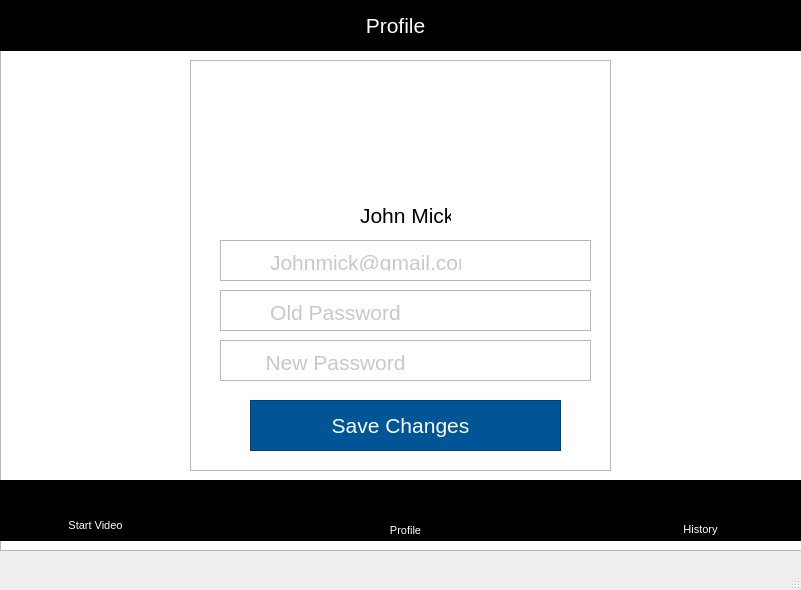
<?xml version="1.0" encoding="UTF-8"?>
<ui version="4.0">
 <class>MainWindow</class>
 <widget class="QMainWindow" name="MainWindow">
  <property name="geometry">
   <rect>
    <x>0</x>
    <y>0</y>
    <width>801</width>
    <height>590</height>
   </rect>
  </property>
  <property name="windowTitle">
   <string>MainWindow</string>
  </property>
  <widget class="QWidget" name="centralwidget">
   <widget class="QGraphicsView" name="BG">
    <property name="geometry">
     <rect>
      <x>0</x>
      <y>-20</y>
      <width>831</width>
      <height>571</height>
     </rect>
    </property>
   </widget>
   <widget class="QGraphicsView" name="TopMenuBar">
    <property name="geometry">
     <rect>
      <x>0</x>
      <y>0</y>
      <width>801</width>
      <height>51</height>
     </rect>
    </property>
    <property name="styleSheet">
     <string notr="true">background-color: #000000;</string>
    </property>
   </widget>
   <widget class="QLabel" name="History">
    <property name="geometry">
     <rect>
      <x>350</x>
      <y>10</y>
      <width>91</width>
      <height>31</height>
     </rect>
    </property>
    <property name="font">
     <font>
      <pointsize>16</pointsize>
      <weight>50</weight>
      <bold>false</bold>
     </font>
    </property>
    <property name="styleSheet">
     <string notr="true">QLabel* pLabel = new QLabel;
pLabel-&gt;setStyleSheet(&quot;QLabel { background-color : red; color : blue; }&quot;);</string>
    </property>
    <property name="text">
     <string>&lt;html&gt;&lt;head/&gt;&lt;body&gt;&lt;p&gt;&lt;span style=&quot; color:#ffffff;&quot;&gt;Profile&lt;/span&gt;&lt;/p&gt;&lt;/body&gt;&lt;/html&gt;</string>
    </property>
    <property name="alignment">
     <set>Qt::AlignCenter</set>
    </property>
   </widget>
   <widget class="QGraphicsView" name="ButtomMenuBar">
    <property name="geometry">
     <rect>
      <x>0</x>
      <y>480</y>
      <width>801</width>
      <height>61</height>
     </rect>
    </property>
    <property name="styleSheet">
     <string notr="true">background-color: #000000;</string>
    </property>
   </widget>
   <widget class="QLabel" name="VideoStart">
    <property name="geometry">
     <rect>
      <x>60</x>
      <y>510</y>
      <width>71</width>
      <height>31</height>
     </rect>
    </property>
    <property name="font">
     <font>
      <pointsize>8</pointsize>
      <weight>50</weight>
      <bold>false</bold>
     </font>
    </property>
    <property name="styleSheet">
     <string notr="true">QLabel* pLabel = new QLabel;
pLabel-&gt;setStyleSheet(&quot;QLabel { background-color : red; color : blue; }&quot;);</string>
    </property>
    <property name="text">
     <string>&lt;html&gt;&lt;head/&gt;&lt;body&gt;&lt;p&gt;&lt;span style=&quot; color:#ffffff;&quot;&gt;Start Video&lt;/span&gt;&lt;/p&gt;&lt;/body&gt;&lt;/html&gt;</string>
    </property>
    <property name="alignment">
     <set>Qt::AlignCenter</set>
    </property>
   </widget>
   <widget class="QLabel" name="label_11">
    <property name="geometry">
     <rect>
      <x>680</x>
      <y>490</y>
      <width>31</width>
      <height>31</height>
     </rect>
    </property>
    <property name="text">
     <string/>
    </property>
    <property name="pixmap">
     <pixmap>History.png</pixmap>
    </property>
    <property name="scaledContents">
     <bool>true</bool>
    </property>
   </widget>
   <widget class="QLabel" name="History_2">
    <property name="geometry">
     <rect>
      <x>680</x>
      <y>520</y>
      <width>41</width>
      <height>20</height>
     </rect>
    </property>
    <property name="font">
     <font>
      <pointsize>8</pointsize>
      <weight>50</weight>
      <bold>false</bold>
     </font>
    </property>
    <property name="styleSheet">
     <string notr="true">QLabel* pLabel = new QLabel;
pLabel-&gt;setStyleSheet(&quot;QLabel { background-color : red; color : blue; }&quot;);</string>
    </property>
    <property name="text">
     <string>&lt;html&gt;&lt;head/&gt;&lt;body&gt;&lt;p&gt;&lt;span style=&quot; color:#ffffff;&quot;&gt;History&lt;/span&gt;&lt;/p&gt;&lt;/body&gt;&lt;/html&gt;</string>
    </property>
    <property name="alignment">
     <set>Qt::AlignCenter</set>
    </property>
   </widget>
   <widget class="QLabel" name="label_2">
    <property name="geometry">
     <rect>
      <x>80</x>
      <y>480</y>
      <width>41</width>
      <height>41</height>
     </rect>
    </property>
    <property name="layoutDirection">
     <enum>Qt::LeftToRight</enum>
    </property>
    <property name="text">
     <string/>
    </property>
    <property name="pixmap">
     <pixmap>Camera.png</pixmap>
    </property>
    <property name="scaledContents">
     <bool>true</bool>
    </property>
   </widget>
   <widget class="QLabel" name="label_10">
    <property name="geometry">
     <rect>
      <x>390</x>
      <y>490</y>
      <width>31</width>
      <height>31</height>
     </rect>
    </property>
    <property name="text">
     <string/>
    </property>
    <property name="pixmap">
     <pixmap>Profile.png</pixmap>
    </property>
    <property name="scaledContents">
     <bool>true</bool>
    </property>
   </widget>
   <widget class="QLabel" name="Profile">
    <property name="geometry">
     <rect>
      <x>380</x>
      <y>520</y>
      <width>51</width>
      <height>21</height>
     </rect>
    </property>
    <property name="font">
     <font>
      <pointsize>8</pointsize>
      <weight>50</weight>
      <bold>false</bold>
     </font>
    </property>
    <property name="styleSheet">
     <string notr="true">QLabel* pLabel = new QLabel;
pLabel-&gt;setStyleSheet(&quot;QLabel { background-color : red; color : blue; }&quot;);</string>
    </property>
    <property name="text">
     <string>&lt;html&gt;&lt;head/&gt;&lt;body&gt;&lt;p&gt;&lt;span style=&quot; color:#ffffff;&quot;&gt;Profile&lt;/span&gt;&lt;/p&gt;&lt;/body&gt;&lt;/html&gt;</string>
    </property>
    <property name="alignment">
     <set>Qt::AlignCenter</set>
    </property>
   </widget>
   <widget class="QGraphicsView" name="DialogBox">
    <property name="geometry">
     <rect>
      <x>190</x>
      <y>60</y>
      <width>421</width>
      <height>411</height>
     </rect>
    </property>
   </widget>
   <widget class="QLabel" name="Profie">
    <property name="geometry">
     <rect>
      <x>340</x>
      <y>70</y>
      <width>121</width>
      <height>121</height>
     </rect>
    </property>
    <property name="text">
     <string/>
    </property>
    <property name="pixmap">
     <pixmap>Group 19.png</pixmap>
    </property>
    <property name="scaledContents">
     <bool>true</bool>
    </property>
    <property name="wordWrap">
     <bool>false</bool>
    </property>
   </widget>
   <widget class="QLabel" name="JohnMick">
    <property name="geometry">
     <rect>
      <x>360</x>
      <y>200</y>
      <width>91</width>
      <height>31</height>
     </rect>
    </property>
    <property name="font">
     <font>
      <pointsize>16</pointsize>
      <weight>50</weight>
      <bold>false</bold>
     </font>
    </property>
    <property name="styleSheet">
     <string notr="true">QLabel* pLabel = new QLabel;
pLabel-&gt;setStyleSheet(&quot;QLabel { background-color : red; color : blue; }&quot;);</string>
    </property>
    <property name="text">
     <string>&lt;html&gt;&lt;head/&gt;&lt;body&gt;&lt;p&gt;&lt;span style=&quot; color:#000000;&quot;&gt;John Mick&lt;/span&gt;&lt;/p&gt;&lt;/body&gt;&lt;/html&gt;</string>
    </property>
    <property name="alignment">
     <set>Qt::AlignCenter</set>
    </property>
   </widget>
   <widget class="QGraphicsView" name="Email">
    <property name="geometry">
     <rect>
      <x>220</x>
      <y>240</y>
      <width>371</width>
      <height>41</height>
     </rect>
    </property>
   </widget>
   <widget class="QLabel" name="EmailIcon">
    <property name="geometry">
     <rect>
      <x>230</x>
      <y>250</y>
      <width>21</width>
      <height>21</height>
     </rect>
    </property>
    <property name="text">
     <string/>
    </property>
    <property name="pixmap">
     <pixmap>icons8_secured_letter_50px_2.png</pixmap>
    </property>
    <property name="scaledContents">
     <bool>true</bool>
    </property>
   </widget>
   <widget class="QLabel" name="Emailname">
    <property name="geometry">
     <rect>
      <x>270</x>
      <y>250</y>
      <width>191</width>
      <height>21</height>
     </rect>
    </property>
    <property name="font">
     <font>
      <pointsize>16</pointsize>
      <weight>50</weight>
      <bold>false</bold>
     </font>
    </property>
    <property name="styleSheet">
     <string notr="true">QLabel* pLabel = new QLabel;
pLabel-&gt;setStyleSheet(&quot;QLabel { background-color : red; color : blue; }&quot;);</string>
    </property>
    <property name="text">
     <string>&lt;html&gt;&lt;head/&gt;&lt;body&gt;&lt;p&gt;&lt;span style=&quot; color:#c8c8c8;&quot;&gt;Johnmick@gmail.com&lt;/span&gt;&lt;/p&gt;&lt;/body&gt;&lt;/html&gt;</string>
    </property>
    <property name="alignment">
     <set>Qt::AlignCenter</set>
    </property>
   </widget>
   <widget class="QGraphicsView" name="OldPass">
    <property name="geometry">
     <rect>
      <x>220</x>
      <y>290</y>
      <width>371</width>
      <height>41</height>
     </rect>
    </property>
   </widget>
   <widget class="QLabel" name="PassIcon">
    <property name="geometry">
     <rect>
      <x>230</x>
      <y>300</y>
      <width>21</width>
      <height>21</height>
     </rect>
    </property>
    <property name="text">
     <string/>
    </property>
    <property name="pixmap">
     <pixmap>icons8_password_50px.png</pixmap>
    </property>
    <property name="scaledContents">
     <bool>true</bool>
    </property>
   </widget>
   <widget class="QLabel" name="OldPass_2">
    <property name="geometry">
     <rect>
      <x>240</x>
      <y>300</y>
      <width>191</width>
      <height>21</height>
     </rect>
    </property>
    <property name="font">
     <font>
      <pointsize>16</pointsize>
      <weight>50</weight>
      <bold>false</bold>
     </font>
    </property>
    <property name="styleSheet">
     <string notr="true">QLabel* pLabel = new QLabel;
pLabel-&gt;setStyleSheet(&quot;QLabel { background-color : red; color : blue; }&quot;);</string>
    </property>
    <property name="text">
     <string>&lt;html&gt;&lt;head/&gt;&lt;body&gt;&lt;p&gt;&lt;span style=&quot; color:#c8c8c8;&quot;&gt;Old Password&lt;/span&gt;&lt;/p&gt;&lt;/body&gt;&lt;/html&gt;</string>
    </property>
    <property name="alignment">
     <set>Qt::AlignCenter</set>
    </property>
   </widget>
   <widget class="QGraphicsView" name="NewPass">
    <property name="geometry">
     <rect>
      <x>220</x>
      <y>340</y>
      <width>371</width>
      <height>41</height>
     </rect>
    </property>
   </widget>
   <widget class="QLabel" name="NewPass_2">
    <property name="geometry">
     <rect>
      <x>240</x>
      <y>350</y>
      <width>191</width>
      <height>21</height>
     </rect>
    </property>
    <property name="font">
     <font>
      <pointsize>16</pointsize>
      <weight>50</weight>
      <bold>false</bold>
     </font>
    </property>
    <property name="styleSheet">
     <string notr="true">QLabel* pLabel = new QLabel;
pLabel-&gt;setStyleSheet(&quot;QLabel { background-color : red; color : blue; }&quot;);</string>
    </property>
    <property name="text">
     <string>&lt;html&gt;&lt;head/&gt;&lt;body&gt;&lt;p&gt;&lt;span style=&quot; color:#c8c8c8;&quot;&gt;New Password&lt;/span&gt;&lt;/p&gt;&lt;/body&gt;&lt;/html&gt;</string>
    </property>
    <property name="alignment">
     <set>Qt::AlignCenter</set>
    </property>
   </widget>
   <widget class="QLabel" name="Passicon2">
    <property name="geometry">
     <rect>
      <x>230</x>
      <y>350</y>
      <width>21</width>
      <height>21</height>
     </rect>
    </property>
    <property name="text">
     <string/>
    </property>
    <property name="pixmap">
     <pixmap>icons8_password_50px.png</pixmap>
    </property>
    <property name="scaledContents">
     <bool>true</bool>
    </property>
   </widget>
   <widget class="QLabel" name="HidePassIcon">
    <property name="geometry">
     <rect>
      <x>550</x>
      <y>300</y>
      <width>31</width>
      <height>21</height>
     </rect>
    </property>
    <property name="text">
     <string/>
    </property>
    <property name="pixmap">
     <pixmap>icons8_hide_50px.png</pixmap>
    </property>
    <property name="scaledContents">
     <bool>true</bool>
    </property>
   </widget>
   <widget class="QLabel" name="label_6">
    <property name="geometry">
     <rect>
      <x>550</x>
      <y>350</y>
      <width>31</width>
      <height>21</height>
     </rect>
    </property>
    <property name="text">
     <string/>
    </property>
    <property name="pixmap">
     <pixmap>icons8_hide_50px.png</pixmap>
    </property>
    <property name="scaledContents">
     <bool>true</bool>
    </property>
   </widget>
   <widget class="QGraphicsView" name="ButtomMenuBar_2">
    <property name="geometry">
     <rect>
      <x>250</x>
      <y>400</y>
      <width>311</width>
      <height>51</height>
     </rect>
    </property>
    <property name="styleSheet">
     <string notr="true">background-color: #005596;</string>
    </property>
   </widget>
   <widget class="QLabel" name="History_3">
    <property name="geometry">
     <rect>
      <x>330</x>
      <y>410</y>
      <width>141</width>
      <height>31</height>
     </rect>
    </property>
    <property name="font">
     <font>
      <pointsize>16</pointsize>
      <weight>50</weight>
      <bold>false</bold>
     </font>
    </property>
    <property name="styleSheet">
     <string notr="true">QLabel* pLabel = new QLabel;
pLabel-&gt;setStyleSheet(&quot;QLabel { background-color : red; color : blue; }&quot;);</string>
    </property>
    <property name="text">
     <string>&lt;html&gt;&lt;head/&gt;&lt;body&gt;&lt;p&gt;&lt;span style=&quot; color:#ffffff;&quot;&gt;Save Changes&lt;/span&gt;&lt;/p&gt;&lt;/body&gt;&lt;/html&gt;</string>
    </property>
    <property name="alignment">
     <set>Qt::AlignCenter</set>
    </property>
   </widget>
  </widget>
  <widget class="QMenuBar" name="menubar">
   <property name="geometry">
    <rect>
     <x>0</x>
     <y>0</y>
     <width>801</width>
     <height>21</height>
    </rect>
   </property>
  </widget>
  <widget class="QStatusBar" name="statusbar"/>
 </widget>
 <resources/>
 <connections/>
</ui>
